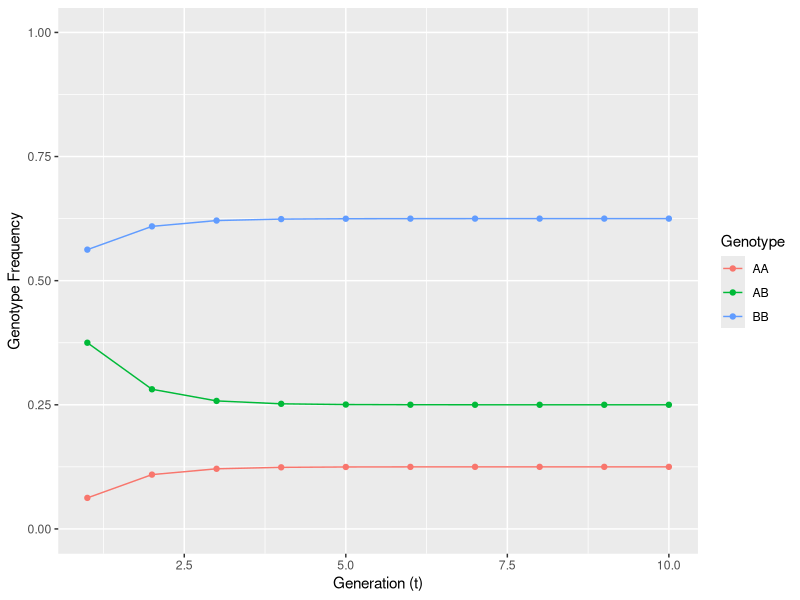
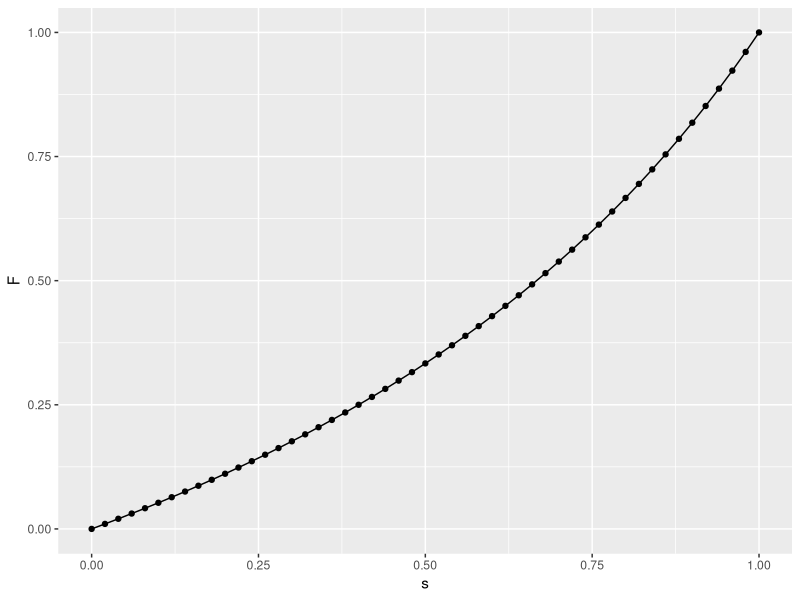

Generate these figures, in order, with R:
## ---- chunk 1
p <- fAA <- fAB <- fBB <- rep(NA,10)
p[1] <- 0.25
fAA[1] <- p[1]^2
fAB[1] <- 2*p[1]*(1-p[1])
fBB[1] <- (1-p[1])^2
## ---- chunk 2
cbind(p,fAA,fAB,fBB)
## ---- chunk 3
s <- 0.5
for(i in 2:10){
  fAA[i] <- s*(fAA[i-1] + fAB[i-1]/4) + (1-s)*p[i-1]^2
  fAB[i] <- s*fAB[i-1]/2 + (1-s)*2*p[i-1]*(1-p[i-1])
  fBB[i] <- s*(fBB[i-1] + fAB[i-1]/4) + (1-s)*(1-p[i-1])^2
  p[i] <- fAA[i] + fAB[i]/2
}
## ---- chunk 4
library(ggplot2)
df <- data.frame( F=c(fAA,fAB,fBB), T=rep( 1:10, times=3), Genotype=rep(c("AA","AB","BB"), each=length(fAA)))
ggplot(df,aes(x=T,y=F,color=Genotype)) + geom_line() + geom_point() + xlab("Generation (t)") + ylab("Genotype Frequency") + ylim(0,1)
## ---- chunk 5
knitr::include_app("http://popgen.bio.vcu.edu/shiny/apg/mixed_mating/", height="500")
## ---- chunk 6
fAA + fAB + fBB
## ---- chunk 7
equilbrium.Q <- function(p,s){
  q <- 1-p
  return(((1 - s) * 4 * p * q)/(2 - s))
}
## ---- chunk 8
equilbrium.Q(0.5,1)
equilbrium.Q(0.5,0)
equilbrium.Q(0.25,0.25)
## ---- chunk 9
df <- data.frame( s=seq(0,1,by=0.02))
df$F <- df$s/(2-df$s)
ggplot( df, aes(x=s,y=F) ) + geom_line() + geom_point()
